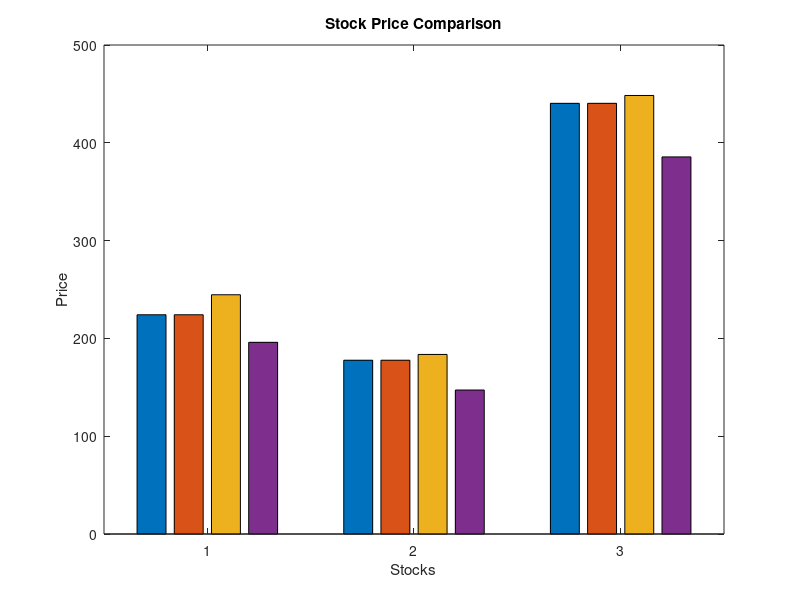

Reproduce this figure in MATLAB. (Note: this script raises an error after producing the figure.)

    % Load data from .mat file
    load('stock_data.mat');

    % Create a grouped bar chart
    prices = [opening_price; closing_price; high_price; low_price]';

    % Plot the data
    figure;
    bar(prices);
    title('Stock Price Comparison');
    xlabel('Stocks');
    ylabel('Price');
    xticks(1:3);
    xticklabels(stocks);
    legend({'Opening Price', 'Closing Price', 'High Price', 'Low Price'}, 'Location', 'NorthWest');
    grid on;
    